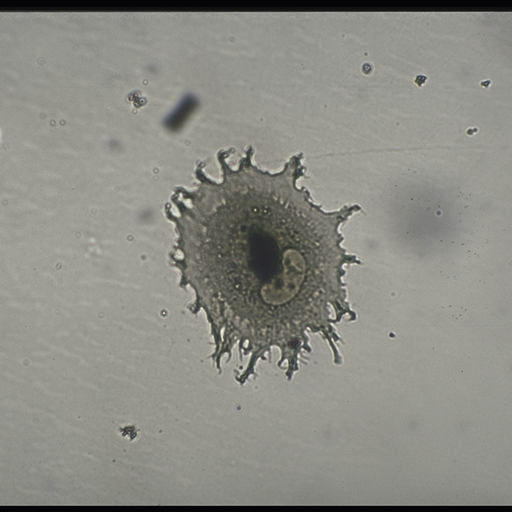
%> input picture celula#1.png, 512 x 512 px
$ octave --eval "sis(imread('celula#1.png'));"   (GNU Octave 9; MATLAB toolbox functions it lacks are replaced by stand-ins)
%> lines starting %> are read from the running program, lines starting %| are printed output that depends on the picture
### my_norm.m
function norm = my_norm(image)
% MY_NORM - normaliza a imagem introduzida, ou seja, os valores dos pixels
% da imagem ficam compreendidos entre 0 e 1

% Chamada da função:
%     norm = my_norm(image)

% Variáveis de entrada:
%     image: imagem pré-processada através de rgb2gray

% Variáveis de saída:
%     norm: imagem normalizada


% Outras variáveis locais:
%     minimo: valor minimo da matriz correspondente à imagem introduzida
%     maximo: valor maximo da matriz correspondente à imagem introduzida

% Objetivo:  normaliza a imagem introduzida, ou seja, os valores dos pixels
% da imagem passam a estar compreendidos entre os valores 0 e 1

image = double(image);
minimo = my_min(image(:));
maximo = my_max(image(:));

norm = (image - minimo)/(maximo - minimo);
end

### my_min.m
function minimo = my_min(vetor)
% MY_MIN - calcula o valor m韓imo de um vetor
%
% Chamada da fun玢o:
%     minimo = my_min(vetor)

% Vari醰eis de entrada:
%     vetor: vetor de entrada

% Vari醰eis de sa韉a:
%     minimo: valor m韓imo dos valores correspondentes ao vetor introduzido


% Outras vari醰eis locais:
%     i:

% Objetivo: calcular o valor m韓imo de entre os valores de um determinado
% vetor introduzido

minimo = vetor(1);
for i = 1:numel(vetor)
    if vetor(i)<minimo
        minimo = vetor(i);
    end
end
end

### my_max.m
function maximo = my_max(vetor)
% MY_MAX - calcula o valor máximo de um vetor
%
% Chamada da função:
%     maximo = my_max(vetor)

% Variáveis de entrada:
%     vetor: vetor de entrada

% Variáveis de saída:
%     maximo: valor máximo do vetor introduzido

% Objetivo: identificar o valor máximo entre os valores correspondentes a
% um determinado vetor introduzido
maximo = vetor(1);
for i = 1:numel(vetor)
    if vetor(i)>maximo
        maximo = vetor(i);
    end
end
end

### my_hist.m
function my_hist(IMAGE,sgt)
% MY_HIST - converte uma matriz num vetor e desenha o histograma desse
% vetor
%
% Chamada da função:
%     my_hist(IMAGE, sgt)

% Variáveis de entrada:
%     IMAGE: imagem pré-processada através de rgb2gray e normalização
%     sgt: parâmetro que permite ao utilizador definir se quer ou não
%     sugestões

% Outras variáveis locais:
%     i: vetor com os primeiros dois pontos de inflexão

% Objetivo: criar um histograma correspondente aos valores de intensidade
% dos pixels da imagem e permitir ao utilizador escolher se pretende ou não
% sugestões quanto aos pontos de inflexão do histograma


%Switch permite ao utilizador escolher se quer se sugestões ou não

switch sgt
    case 1

    %Se quiser sugestões o programa corre uma função que encontra os pontos de
    %infleção e os coloca no gráfico

    i = (inflection(IMAGE,2))./255;

    a = 1:10000;
    i1 = i(1)*ones(1,10000);
    i2 = i(2)*ones(1,10000);

    hold on
    histogram(my_norm(IMAGE),256)
    title('Histograma da imagem')
    xlabel('Intensidades')
    ylabel('N.º de pixels')
    plot(i1,a)
    plot(i2,a)

    txt1 = [' ' num2str(i(1))];
    text(i(1),10050,txt1)
    txt2 = [' ' num2str(i(2))];
    text(i(2),9050,txt2)

    case 2
        histogram(my_norm(IMAGE),256)
        title('Histograma da imagem')
        xlabel('Intensidades')
        ylabel('N.º de pixels')

end
end

### sis.m
function sis(Image)

%SIS - Ciclo de processamento de imagem

% Chamada da função:
%     sis(Image)

% Variáveis de entrada:
%     Image: Imagem rgb

% Objetivo: Permitir ao utilizador escolher que tipo de operações pretende
% realizar com elavada autonomia ou de forma praticamente automática

%Encadeamente de comandos switch e lisdlg ou inputdlg permitem realizar uma
%série de operações, mediante a decisão do utilizador

per = ['Qual das seguintes opções de processamento pretende utilizar?'];

lista = {'Obter histograma da imagem' 'Binarizar imagem (recomenda-se ver histograma primeiro)' 'Obter contornos' 'Aplicar filtros' 'Inserir texto na imagem' 'Obter informações sobre intesidades na imagem' 'Ver imagem em tons de cinzento normalizada' 'Segmentar a imagem'};
indice = listdlg('PromptString',per, 'SelectionMode', 'single','ListSize',[350,250],'ListString',lista);

grayimage = rgb2gray(Image);
imagenor = my_norm(grayimage);


switch indice
    case 1
        hold off

        per = ['Pretende obter sugestões automáticas?'];

        lista = {'Sim' 'Não'};
        comando = listdlg('PromptString',per, 'SelectionMode', 'single','ListSize',[350,250],'ListString',lista);

        switch comando
            case 1
                my_hist(grayimage,1)
            case 2
                my_hist(grayimage,2)
        end

        imagesave = -1;
    case 2
        hold off
        per = ['De que forma pretende binarizar a imagem?'];

        lista = {'Usando sugestões de limites automáticas' 'Definindo os limites de binarização'};
        comando = listdlg('PromptString',per, 'SelectionMode', 'single','ListSize',[350,250],'ListString',lista);

        switch comando
            case 1
                lim = inflection(grayimage,2)./255;
                lim1 = my_min(lim);
                lim2 = my_max(lim);

            case 2

                per = {'Limite mínimo (0-1)' 'Limite máximo (0-1)'};

                res = inputdlg(per,'Input',[1 40]);

                lim1 = str2num(res{1});
                lim2 = str2num(res{2});
        end
        per = ['Pretende fazer um processamento pós-binarização?'];

        lista = {'Sim, de forma automática' 'Sim, de forma personalizada' 'Não'};
        comando = listdlg('PromptString',per, 'SelectionMode', 'single','ListSize',[350,250],'ListString',lista);

        switch comando
            case 1
                posbin = 1;
                viz = 3;
                r = 4;
            case 2
                posbin = 1;

                per = {'Insira a vizinhaça' 'Insira o número de repetições (1-10)'};

                res = inputdlg(per,'Input',[1 40]);

                viz = str2num(res{1});
                r = str2num(res{2});
            case 3
                posbin = 2;
                viz = 1;
                r = 1;
        end

        per = ['Que tipo de imagem pretende obter?'];

        lista = {'Preto e Branco' 'Tons originais nas áreas do intervalo'};
        tipo = listdlg('PromptString',per, 'SelectionMode', 'single','ListSize',[350,250],'ListString',lista);

        imagebin = my_bin(imagenor,lim1,lim2,posbin,viz,r,tipo);
        imshow(imagebin)
        title('Imagem binarizada')

        imagesave = imagebin;

    case 3
        hold off
        per = ['Pretende definir o limiar de derivada?'];

        lista = {'Sim' 'Não, pretendo utilizar um limiar recomendado'};
        comando = listdlg('PromptString',per, 'SelectionMode', 'single','ListSize',[350,250],'ListString',lista);

        switch comando
            case 1
                per = {'Insira o valor do limiar que pretende (0-1)'};

                res = inputdlg(per,'Input',[1 40]);

                lim = str2num(res{1});

            case 2
                lim = 0.07;
        end

        imageder = cont(imagenor,lim);

        imshow(imageder)
        title('Contornos da imagem')

        imagesave = imageder;

    case 4
        hold off
        per = ['Que tipo de filtro pretende aplicar?'];

        lista = {'Filtro de mediana (redução de ruído)' 'Filtro de média (suavização)'};
        comando = listdlg('PromptString',per, 'SelectionMode', 'single','ListSize',[350,250],'ListString',lista);

        per = {'Insira a vizinhança à qual pretende aplicar o filtro'};

                res = inputdlg(per,'Input',[1 40]);

                viz = str2num(res{1});

        switch comando
            case 1
                filtro = my_median(imagenor,viz);
            case 2
                filtro = my_mean(imagenor,viz);
        end

        imshow(filtro)
        title('Imagem com filtro')

        imagesave = filtro;
    case 5
        hold off
        comando = 1;
        imagetext = imagenor;
        while comando == 1
            imshow(imagetext)
            title('Escolha o local onde quer que apareça o texto')
            [cx, cy] = ginput(1);

             imagetext = my_text(imagetext,cx,cy);


        per = ['Pretende inserir mais texto nesta imagem?'];

        lista = {'Sim' 'Não'};
        comando = listdlg('PromptString',per, 'SelectionMode', 'single','ListSize',[350,250],'ListString',lista);

        end
        imshow(imagetext)
        title('Imagem com texto')
        imagesave = imagetext;
    case 6
        hold off
               imageget = get_info(Image);
               imshow(imageget)
               title('Imagem com informações')
               imagesave = imageget;
    case 7
        hold off
        imshow(imagenor)
        title('Imagem normalizada')
        imagesave = imagenor;
    case 8
        hold off
       per = {'Limite mínimo (0-1)' 'Limite máximo (0-1)'};

                res = inputdlg(per,'Input',[1 40]);

                lim1 = str2num(res{1});
                lim2 = str2num(res{2});

       imageseg = segmen(my_median(imagenor,3),lim1,lim2);
       imageseg = imageseg.*imagenor;
       imshow(imageseg)
       title('Imagem segmentada')

       per = ['Pretende inserir propriedades na imagem?'];

       lista = {'Sim' 'Não, mas pretendo obter um ficheiro excel' 'Não'};
       comando = listdlg('PromptString',per, 'SelectionMode', 'single','ListSize',[350,250],'ListString',lista);

       switch comando
           case 1
           per = ['Que propriedade predente analisar?'];

            lista = {'Área' 'Diametro maior e menor' 'Distância é célula mais próxima'};
            comando = listdlg('PromptString',per, 'SelectionMode', 'single','ListSize',[350,250],'ListString',lista);

            [i j] = size(imagenor);


           props = my_regionprop(imageseg);

           if all(props(:,2)<350) == 0
                imageprops = [imagenor ones(i,160)];
           else
               imageprops = imagenor;
           end

           [a b] = size(props);
           for reg=1:a
               x = props(reg,1);
               y = props(reg,2);
               switch comando
                   case 1
               area = props(reg,3);
               text = ['Área = ' num2str(area)];
                   case 2
               diame = props(reg,4);
               diama = props(reg,5);
               text = ['Dmin = ' num2str(diame) ' Dmax = ' num2str(diama)];
                   case 3
               dis = props(reg,6)
               text = ['Dist = ' num2str(dis)];
               end
           imageprops = insertText(imageprops, [y x], text, 'boxopacity', 0.4, 'fontsize', 15);
           end
           imshow(imageprops)
           title('Imagem com propriedades')

         imagesave = imageprops;
    case 2
        props = my_regionprop(imageseg);


        data = datestr(datetime('today','Format','yyyy-MM-dd'))

        filename = [data '.xlsx'];


        X = [props(:,1)];
        Y = [props(:,2)];
        Area = [props(:,3)];
        DiametroMenor = [props(:,4)];
        DiametroMaior = [props(:,5)];
        DistanciaMinima = [props(:,6)];

        T = table(X,Y,Area,DiametroMenor,DiametroMaior,DistanciaMinima);

        writetable(T,filename)
        imagesave = -1;
       end
end

%Caso exista alguma imagem a guardar o utilizador pode fazê-lo
if imagesave ~= -1
   per = ['Pretende guardar a imagem?'];

   lista = {'Sim' 'Não'};
   comando = listdlg('PromptString',per, 'SelectionMode', 'single','ListSize',[350,250],'ListString',lista);

   if comando == 1
       per = {'Que nome pretende dar ao ficheiro?'};

       res = inputdlg(per,'Input',[1 40]);

       filename = [res{1} '.png'];
       imwrite(imagesave,filename)
   end

end
end
%> the answer given: 1
%> in my_min, `minimo = vetor(1);`: minimo = 5
%> the loop in my_max, `for i = 1:numel(vetor)` made 262144 passes
%> maximo on passes 7, 8, 9, 11, 12, 13, 14: 6, 17, 18, 34, 58, 132, 153
%> after the loop in my_max, `for i = 1:numel(vetor)`: maximo = 247
%> the answer given: 2
%> the loop in my_max (call 2), `for i = 1:numel(vetor)` made 262144 passes
%> `sis(imread('celula#1.png'));`:
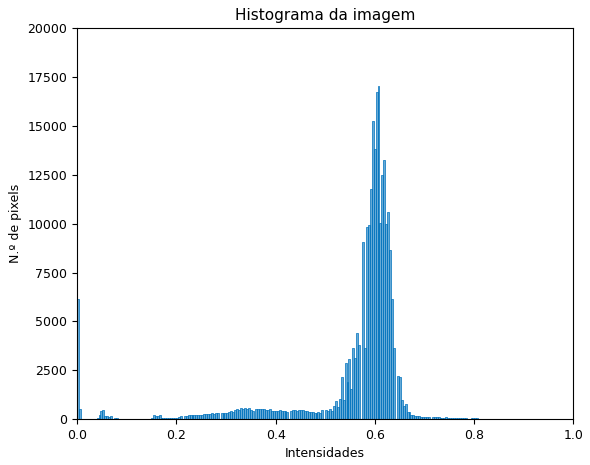
%> figure redrawn from the program's plot data; tallest bar 17026 high, from x = 0.605 to 0.609
